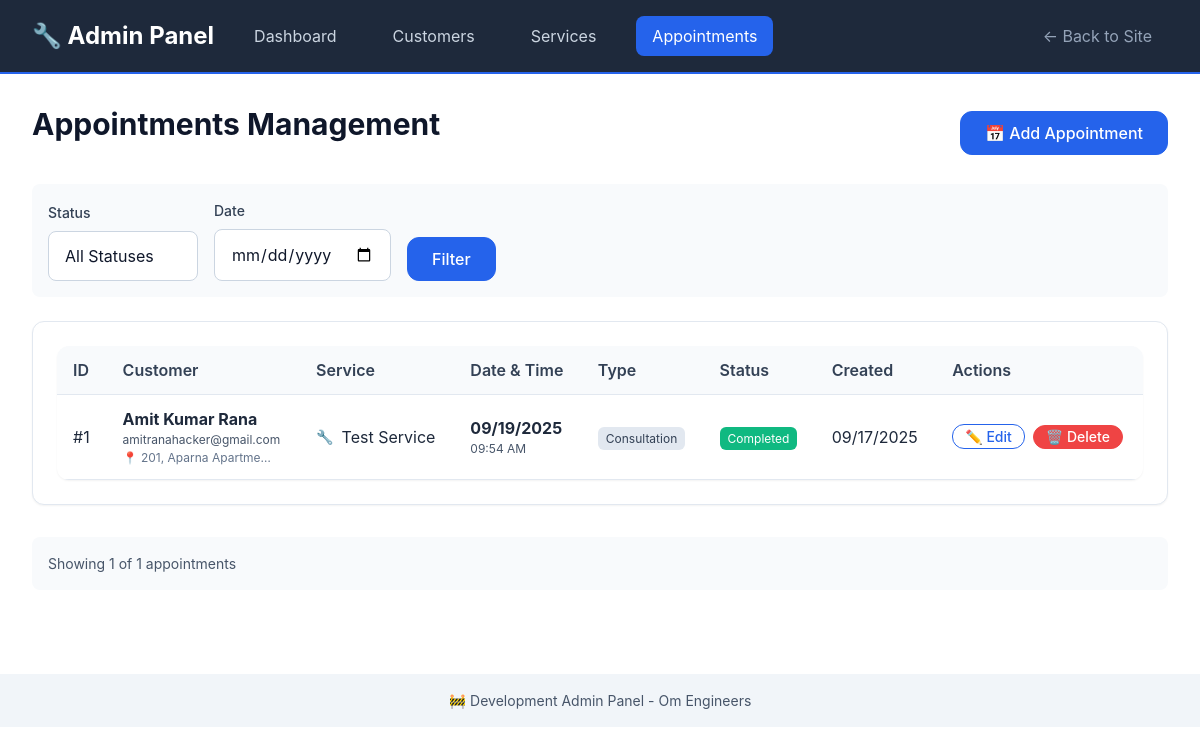
/admin/appointments, run on the app's committed database.
### models/appointment_db.py (models this page shows, shortened)
class Appointment(db.Model):
    __tablename__ = 'appointments'
    id: Mapped[int] = mapped_column(primary_key=True)
    customer_id: Mapped[int] = mapped_column(ForeignKey('customers.id'), nullable=False)
    service_id: Mapped[int] = mapped_column(ForeignKey('services.id'), nullable=False)
    appointment_date: Mapped[date] = mapped_column(Date, nullable=False, index=True)
    appointment_time: Mapped[time] = mapped_column(Time, nullable=False)
    appointment_type: Mapped[AppointmentType] = mapped_column(Enum(AppointmentType), default=AppointmentType.SERVICE)
    status: Mapped[AppointmentStatus] = mapped_column(Enum(AppointmentStatus), default=AppointmentStatus.PENDING, index=True)
    notes: Mapped[str] = mapped_column(Text, nullable=True)
    address: Mapped[str] = mapped_column(Text, nullable=True)
    estimated_duration: Mapped[str] = mapped_column(String(50), nullable=True)
    estimated_cost: Mapped[str] = mapped_column(String(50), nullable=True)
    actual_cost: Mapped[str] = mapped_column(String(50), nullable=True)
    technician_notes: Mapped[str] = mapped_column(Text, nullable=True)
    created_at: Mapped[datetime] = mapped_column(DateTime, default=datetime.utcnow)
    updated_at: Mapped[datetime] = mapped_column(DateTime, default=datetime.utcnow, onupdate=datetime.utcnow)
    completed_at: Mapped[datetime] = mapped_column(DateTime, nullable=True)
    cancelled_at: Mapped[datetime] = mapped_column(DateTime, nullable=True)
    customer = db.relationship('Customer', back_populates='appointments')
    service = db.relationship('Service', back_populates='appointments')

### models/customer_db.py (models this page shows, shortened)
class Customer(db.Model):
    __tablename__ = 'customers'
    id: Mapped[int] = mapped_column(primary_key=True)
    name: Mapped[str] = mapped_column(String(100), nullable=False)
    email: Mapped[str] = mapped_column(String(120), nullable=True, index=True)
    phone: Mapped[str] = mapped_column(String(20), nullable=False, index=True)
    address: Mapped[str] = mapped_column(Text, nullable=True)
    created_at: Mapped[datetime] = mapped_column(DateTime, default=datetime.utcnow)
    updated_at: Mapped[datetime] = mapped_column(DateTime, default=datetime.utcnow, onupdate=datetime.utcnow)
    appointments = db.relationship('Appointment', back_populates='customer', cascade='all, delete-orphan')

### models/service_db.py (models this page shows, shortened)
class Service(db.Model):
    __tablename__ = 'services'
    id: Mapped[int] = mapped_column(primary_key=True)
    name: Mapped[str] = mapped_column(String(100), nullable=False)
    description: Mapped[str] = mapped_column(Text, nullable=False)
    category: Mapped[str] = mapped_column(String(50), nullable=False, index=True)
    duration: Mapped[str] = mapped_column(String(50), nullable=False)
    price_range: Mapped[str] = mapped_column(String(50), nullable=False)
    icon: Mapped[str] = mapped_column(String(10), default="🔧")
    is_active: Mapped[bool] = mapped_column(Boolean, default=True, index=True)
    created_at: Mapped[datetime] = mapped_column(DateTime, default=datetime.utcnow)
    updated_at: Mapped[datetime] = mapped_column(DateTime, default=datetime.utcnow, onupdate=datetime.utcnow)
    appointments = db.relationship('Appointment', back_populates='service')

### routes/admin.py (the view)
@admin_bp.route('/appointments')
def appointments():
    status = request.args.get('status', '')
    date_filter = request.args.get('date', '')
    page = request.args.get('page', 1, type=int)
    query = Appointment.query
    if status:
        try:
            status_enum = AppointmentStatus(status)
            query = query.filter(Appointment.status == status_enum)
        except ValueError:
            pass
    if date_filter:
        try:
            filter_date = datetime.strptime(date_filter, '%Y-%m-%d').date()
            query = query.filter(Appointment.appointment_date == filter_date)
        except ValueError:
            pass
    appointments = query.order_by(Appointment.created_at.desc()).paginate(
        page=page, per_page=20, error_out=False
    )
    appointment_details = []
    for apt in appointments.items:
        customer = Customer.query.get(apt.customer_id)
        service = Service.query.get(apt.service_id)
        appointment_details.append({
            'appointment': apt,
            'customer': customer,
            'service': service
        })
    return render_template('admin/appointments.html',
                         appointments=appointments,
                         appointment_details=appointment_details,
                         statuses=list(AppointmentStatus),
                         current_status=status,
                         current_date=date_filter)

### templates/admin/appointments.html (shortened to what this page needs)
{% extends "admin/base.html" %}
{% block content %}
<div style="display: flex; justify-content: space-between; align-items: center; margin-bottom: var(--space-6);">
    <h1>Appointments Management</h1>
    <a href="{{ url_for('admin.new_appointment') }}" class="btn btn-primary">📅 Add Appointment</a>
</div>
<div class="filters">
    <form method="GET" style="display: flex; gap: var(--space-4); align-items: end; flex-wrap: wrap; width: 100%;">
        <div style="min-width: 150px;">
            <label for="status" class="form-label">Status</label>
            <select id="status" name="status" class="form-input">
                <option value="">All Statuses</option>
            </select>
        </div>
        <div style="min-width: 150px;">
            <label for="date" class="form-label">Date</label>
            <input type="date" id="date" name="date" class="form-input" value="{{ current_date }}">
        </div>
        <button type="submit" class="btn btn-primary">Filter</button>
    </form>
</div>
{% if appointments.items %}
<div class="card">
    <table class="admin-table">
        <thead>
            <tr>
                <th>ID</th>
                <th>Customer</th>
                <th>Service</th>
                <th>Date & Time</th>
                <th>Type</th>
                <th>Status</th>
                <th>Created</th>
                <th>Actions</th>
            </tr>
        </thead>
        <tbody>
            {% for detail in appointment_details %}
            {% set appointment = detail.appointment %}
            {% set customer = detail.customer %}
            {% set service = detail.service %}
            <tr>
                <td>#{{ appointment.id }}</td>
                <td>
                    <div>
                        <strong>{{ customer.name if customer else 'Unknown' }}</strong>
                        {% if customer %}
                        <div style="font-size: var(--font-size-xs); color: var(--gray-600);">
                            {{ customer.email }}
                        </div>
                        {% if customer.address %}
                        <div style="font-size: var(--font-size-xs); color: var(--gray-500); max-width: 150px; overflow: hidden; text-overflow: ellipsis; white-space: nowrap;"
                             title="{{ customer.address }}">
                            📍 {{ customer.address }}
                        </div>
                        {% endif %}
                        {% endif %}
                    </div>
                </td>
                <td>
                    <div style="display: flex; align-items: center; gap: var(--space-2);">
                        {% if service %}
                        <span style="font-size: var(--font-size-sm);">{{ service.icon }}</span>
                        <span>{{ service.name }}</span>
                        {% else %}
                        <span style="color: var(--gray-500);">Unknown Service</span>
                        {% endif %}
                    </div>
                </td>
                <td>
                    <div>
                        <strong>{{ appointment.appointment_date.strftime('%m/%d/%Y') }}</strong>
                        <div style="font-size: var(--font-size-xs); color: var(--gray-600);">
                            {{ appointment.appointment_time.strftime('%I:%M %p') }}
                        </div>
                    </div>
                </td>
                <td>
                    <span style="background-color: var(--gray-200); color: var(--gray-700); padding: var(--space-1) var(--space-2); border-radius: var(--border-radius-sm); font-size: var(--font-size-xs);">
                        {{ appointment.appointment_type.value.title() }}
                    </span>
                </td>
                <td>
                    <span style="background-color:
                        {% if appointment.status.value == 'pending' %}var(--warning-color)
                        {% elif appointment.status.value == 'confirmed' %}var(--primary-color)
                        {% elif appointment.status.value == 'completed' %}var(--success-color)
                        {% elif appointment.status.value == 'cancelled' %}var(--error-color)
                        {% else %}var(--gray-400){% endif %};
                        color: var(--white); padding: var(--space-1) var(--space-2); border-radius: var(--border-radius-sm); font-size: var(--font-size-xs);">
                        {{ appointment.status.value.title() }}
                    </span>
                </td>
                <td>{{ appointment.created_at.strftime('%m/%d/%Y') }}</td>
                <td>
                    <div style="display: flex; gap: var(--space-2);">
                        <a href="{{ url_for('admin.edit_appointment', appointment_id=appointment.id) }}"
                           class="btn btn-sm btn-outline">✏️ Edit</a>
                        <form method="POST" action="{{ url_for('admin.delete_appointment', appointment_id=appointment.id) }}"
                              style="display: inline;"
                              onsubmit="return confirm('Are you sure you want to delete this appointment?')">
                            <button type="submit" class="btn btn-sm btn-danger">🗑️ Delete</button>
                        </form>
                    </div>
                </td>
            </tr>
            {% endfor %}
        </tbody>
    </table>
</div>
{% endif %}
<div style="margin-top: var(--space-8); padding: var(--space-4); background: var(--gray-50); border-radius: var(--border-radius);">
    <p style="margin: 0; color: var(--gray-600); font-size: var(--font-size-sm);">
        Showing {{ appointments.items|length }} of {{ appointments.total }} appointments
    </p>
</div>
{% endblock %}

### static/css/main.css (style rules this page uses)
:root { --primary-color: #2563eb; --primary-dark: #1d4ed8; --primary-light: #3b82f6; --secondary-color: #64748b; --success-color: #10b981; --warning-color: #f59e0b; --error-color: #ef4444; --white: #ffffff; --gray-50: #f8fafc; --gray-100: #f1f5f9; --gray-200: #e2e8f0; --gray-300: #cbd5e1; --gray-400: #94a3b8; --gray-500: #64748b; --gray-600: #475569; --gray-700: #334155; --gray-800: #1e293b; --gray-900: #0f172a; --font-family: 'Inter', -apple-system, BlinkMacSystemFont, 'Segoe UI', Roboto, Oxygen, Ubuntu, Cantarell, sans-serif; --font-size-xs: 0.75rem; --font-size-sm: 0.875rem; --font-size-base: 1rem; --font-size-lg: 1.125rem; --font-size-xl: 1.25rem; --font-size-2xl: 1.5rem; --font-size-3xl: 1.875rem; --font-size-4xl: 2.25rem; --font-weight-normal: 400; --font-weight-medium: 500; --font-weight-semibold: 600; --font-weight-bold: 700; --line-height-tight: 1.25; --line-height-normal: 1.5; --line-height-relaxed: 1.75; --space-1: 0.25rem; --space-2: 0.5rem; --space-3: 0.75rem; --space-4: 1rem; --space-5: 1.25rem; --space-6: 1.5rem; --space-8: 2rem; --space-10: 2.5rem; --space-12: 3rem; --space-16: 4rem; --space-20: 5rem; --border-radius-sm: 0.375rem; --border-radius: 0.5rem; --border-radius-lg: 0.75rem; --border-radius-xl: 1rem; --shadow-sm: 0 1px 2px 0 rgba(0, 0, 0, 0.05); --shadow: 0 1px 3px 0 rgba(0, 0, 0, 0.1), 0 1px 2px 0 rgba(0, 0, 0, 0.06); --shadow-md: 0 4px 6px -1px rgba(0, 0, 0, 0.1), 0 2px 4px -1px rgba(0, 0, 0, 0.06); --shadow-lg: 0 10px 15px -3px rgba(0, 0, 0, 0.1), 0 4px 6px -2px rgba(0, 0, 0, 0.05); --container-max-width: 1200px; --header-height: 4rem; --min-touch-target: 2.75rem; }
*, *::before, *::after { box-sizing: border-box; }
* { margin: 0; padding: 0; }
html { font-size: 16px; scroll-behavior: smooth; -webkit-text-size-adjust: 100%; -ms-text-size-adjust: 100%; }
body { font-family: var(--font-family); font-size: var(--font-size-base); font-weight: var(--font-weight-normal); line-height: var(--line-height-normal); color: var(--gray-800); background-color: var(--white); -webkit-font-smoothing: antialiased; -moz-osx-font-smoothing: grayscale; }
h1, h2, h3, h4, h5, h6 { font-weight: var(--font-weight-bold); line-height: var(--line-height-tight); color: var(--gray-900); margin-bottom: var(--space-4); }
h1 { font-size: var(--font-size-3xl); }
p { margin-bottom: var(--space-4); color: var(--gray-600); }
a { color: var(--primary-color); text-decoration: none; }
.btn { display: inline-flex; align-items: center; justify-content: center; min-height: var(--min-touch-target); padding: var(--space-3) var(--space-6); font-family: inherit; font-size: var(--font-size-base); font-weight: var(--font-weight-medium); line-height: 1; text-decoration: none; border: 1px solid transparent; border-radius: var(--border-radius-lg); cursor: pointer; transition: all 0.2s ease-in-out; user-select: none; white-space: nowrap; }
.btn-primary { background-color: var(--primary-color); border-color: var(--primary-color); color: var(--white); }
.btn-outline { background-color: transparent; border-color: var(--primary-color); color: var(--primary-color); }
.btn-sm { min-height: 2.25rem; padding: var(--space-2) var(--space-4); font-size: var(--font-size-sm); }
.form-label { display: block; font-size: var(--font-size-sm); font-weight: var(--font-weight-medium); color: var(--gray-700); margin-bottom: var(--space-2); }
.form-input { display: block; width: 100%; min-height: var(--min-touch-target); padding: var(--space-3) var(--space-4); font-family: inherit; font-size: max(16px, var(--font-size-base)); line-height: var(--line-height-normal); color: var(--gray-900); background-color: var(--white); border: 1px solid var(--gray-300); border-radius: var(--border-radius); transition: border-color 0.2s ease-in-out, box-shadow 0.2s ease-in-out; -webkit-appearance: none; -moz-appearance: none; appearance: none; }
.form-input::placeholder { color: var(--gray-400); }
.card { background-color: var(--white); border: 1px solid var(--gray-200); border-radius: var(--border-radius-lg); box-shadow: var(--shadow-sm); padding: var(--space-6); transition: box-shadow 0.2s ease-in-out; }

### data on the page
Appointment: id "1", appointment_date "09/19/2025", appointment_time "09:54 AM", appointment_type.value "Consultation", status.value "Completed", created_at "09/17/2025"
Customer: name "Amit Kumar Rana", email "amitranahacker@gmail.com", address "201, Aparna Apartme…"
Service: icon "🔧", name "Test Service"

### other printed values
{{ appointments.items|length }} "1"
{{ appointments.total }} "1"
{{ config.APP_NAME }} "Om Engineers"
